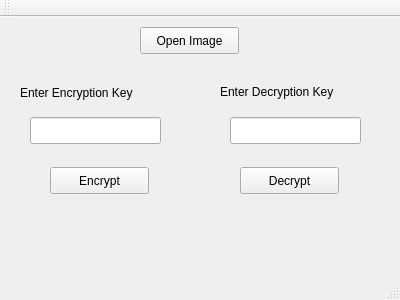
<?xml version="1.0" encoding="UTF-8"?>
<ui version="4.0">
 <class>MainWindow</class>
 <widget class="QMainWindow" name="MainWindow">
  <property name="geometry">
   <rect>
    <x>0</x>
    <y>0</y>
    <width>400</width>
    <height>300</height>
   </rect>
  </property>
  <property name="windowTitle">
   <string>MainWindow</string>
  </property>
  <widget class="QWidget" name="centralWidget">
   <widget class="QPushButton" name="pushButton">
    <property name="geometry">
     <rect>
      <x>140</x>
      <y>10</y>
      <width>99</width>
      <height>27</height>
     </rect>
    </property>
    <property name="text">
     <string>Open Image</string>
    </property>
   </widget>
   <widget class="QLabel" name="label">
    <property name="geometry">
     <rect>
      <x>20</x>
      <y>60</y>
      <width>151</width>
      <height>31</height>
     </rect>
    </property>
    <property name="text">
     <string>Enter Encryption Key</string>
    </property>
   </widget>
   <widget class="QLineEdit" name="lineEdit">
    <property name="geometry">
     <rect>
      <x>30</x>
      <y>100</y>
      <width>131</width>
      <height>27</height>
     </rect>
    </property>
   </widget>
   <widget class="QPushButton" name="pushButton_2">
    <property name="geometry">
     <rect>
      <x>50</x>
      <y>150</y>
      <width>99</width>
      <height>27</height>
     </rect>
    </property>
    <property name="text">
     <string>Encrypt</string>
    </property>
   </widget>
   <widget class="QPushButton" name="pushButton_3">
    <property name="geometry">
     <rect>
      <x>240</x>
      <y>150</y>
      <width>99</width>
      <height>27</height>
     </rect>
    </property>
    <property name="text">
     <string>Decrypt</string>
    </property>
   </widget>
   <widget class="QLabel" name="label_2">
    <property name="geometry">
     <rect>
      <x>220</x>
      <y>59</y>
      <width>151</width>
      <height>31</height>
     </rect>
    </property>
    <property name="text">
     <string>Enter Decryption Key</string>
    </property>
   </widget>
   <widget class="QLineEdit" name="lineEdit_2">
    <property name="geometry">
     <rect>
      <x>230</x>
      <y>100</y>
      <width>131</width>
      <height>27</height>
     </rect>
    </property>
   </widget>
  </widget>
  <widget class="QMenuBar" name="menuBar">
   <property name="geometry">
    <rect>
     <x>0</x>
     <y>0</y>
     <width>400</width>
     <height>25</height>
    </rect>
   </property>
  </widget>
  <widget class="QToolBar" name="mainToolBar">
   <attribute name="toolBarArea">
    <enum>TopToolBarArea</enum>
   </attribute>
   <attribute name="toolBarBreak">
    <bool>false</bool>
   </attribute>
  </widget>
  <widget class="QStatusBar" name="statusBar"/>
 </widget>
 <layoutdefault spacing="6" margin="11"/>
 <resources/>
 <connections/>
</ui>
